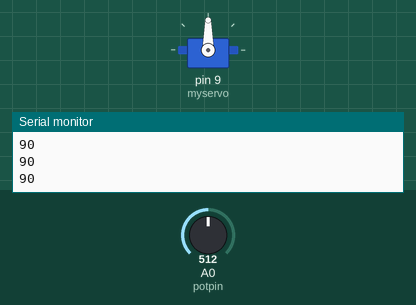
The sketch below on a simulated Arduino Uno, built with avr-gcc and run on an emulated ATmega328P. On the bench: servo, the last lines printed to the serial monitor. The inputs (shaded band) are chosen by the test bench; at power-on: A0 (potpin) = 512.

Above: at 1.2 s.
1.3 s: A0 (potpin) set to 716
At 2.5 s:
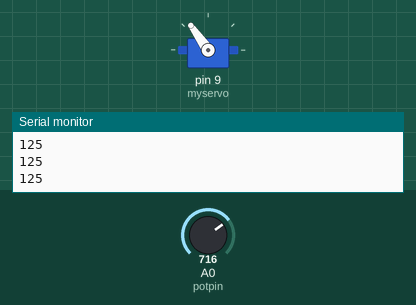
2.8 s: A0 (potpin) set to 900
At 3.6 s:
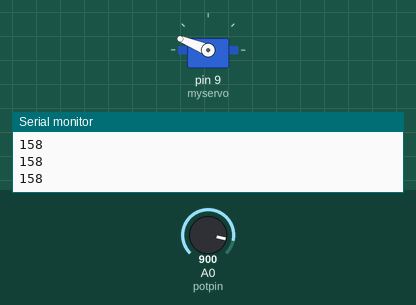
4.3 s: A0 (potpin) set to 1023
At 5.1 s:
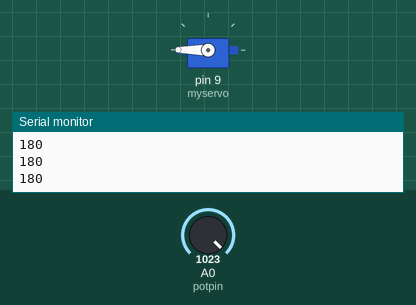
5.8 s: A0 (potpin) set to 306
At 7.0 s:
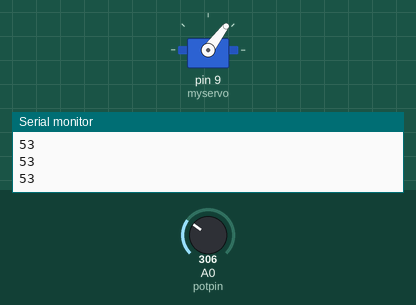
7.3 s: A0 (potpin) set to 122
At 8.5 s:
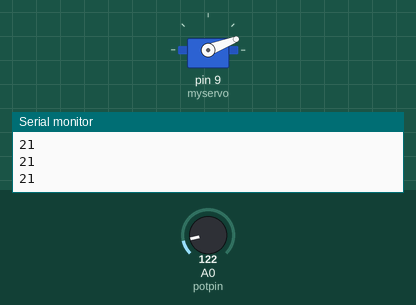
8.8 s: A0 (potpin) set to 0
At 9.3 s:
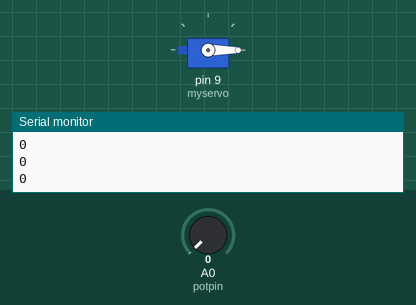
Timing chart, 0 to 11.3 s (numbered marks = the images above; inputs shaded):
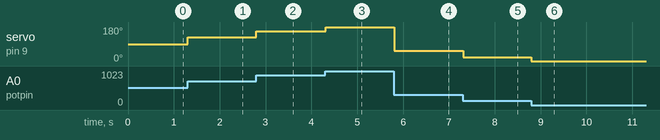

The sketch:

knob_with_serial_plotter.ino
```cpp
/*
 Controlling a servo position using a potentiometer (variable resistor)
 by Michal Rinott <http://people.interaction-ivrea.it/m.rinott>

 modified on 8 Nov 2013
 by Scott Fitzgerald
 http://www.arduino.cc/en/Tutorial/Knob
*/

#include <Servo.h>

Servo myservo;  // create servo object to control a servo

int potpin = 0;  // analog pin used to connect the potentiometer
int val;    // variable to read the value from the analog pin
int angle;
void setup() {
  myservo.attach(9);  // attaches the servo on pin 9 to the servo object
  Serial.begin(9600);
}

void loop() {
  val = analogRead(potpin);            // reads the value of the potentiometer (value between 0 and 1023)
  val = map(val, 0, 1023, 0, 180);     // scale it to use it with the servo (value between 0 and 180)
  myservo.write(val);                  // sets the servo position according to the scaled value
  delay(15);// waits for the servo to get there
  angle =myservo.read();
  Serial.println(angle);
}
```

Measured:
- after the input at 1.3 s, servo on pin 9 (myservo): 90° → 125° at once
- after the input at 2.8 s, servo on pin 9 (myservo): 125° → 158° at once
- after the input at 4.3 s, servo on pin 9 (myservo): 158° → 180° at once
- after the input at 5.8 s, servo on pin 9 (myservo): 180° → 53° at once
- after the input at 7.3 s, servo on pin 9 (myservo): 53° → 21° at once
- after the input at 8.8 s, servo on pin 9 (myservo): 21° → 0° at once
